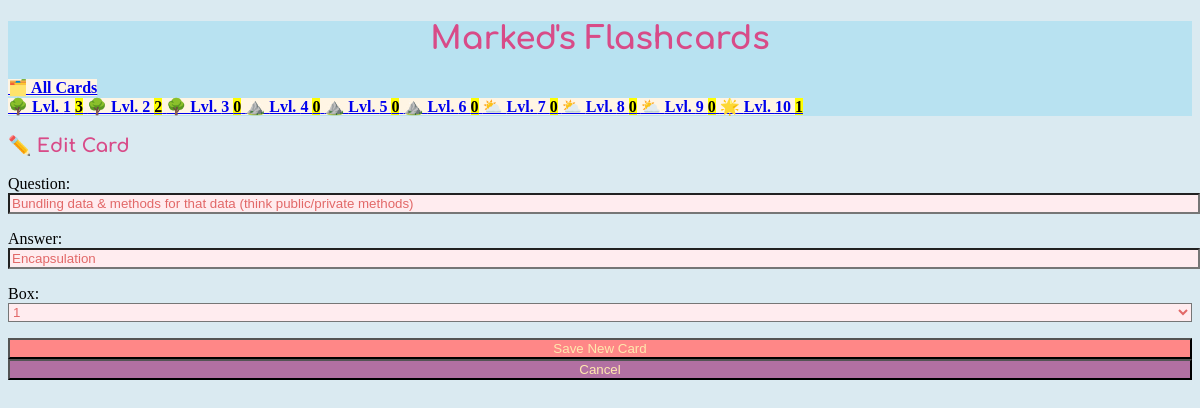
Screenshot of /edit/5 with the database file from the repository.
### cards/models.py (models this page shows, shortened)
class Card(models.Model):
    question = models.CharField(max_length=280)
    answer = models.CharField(max_length=280)
    box = models.IntegerField(
        choices=zip(BOXES, BOXES),
        default=BOXES[0],
    )
    date_created = models.DateTimeField(auto_now_add=True)

### cards/views.py (the view)
class CardUpdateView(CardCreateView, UpdateView):
    success_url = reverse_lazy("card-list")

### cards/templatetags/cards_tags.py (called while the page is built)
@register.inclusion_tag("cards/box_template.html")
def boxes_as_links() -> Dict:
    boxes = []
    for box_num in BOXES:
        card_count = Card.objects.filter(box=box_num).count()
        boxes.append({
            "number": box_num,
            "card_count": card_count,
        })
    return {"boxes": boxes}

### cards/templates/cards/card_form.html (shortened to what this page needs)
{% extends "cards/base.html" %}
{% block content %}
    {% if card %}
        <h3>✏️ Edit Card</h3>
    {% else %}
        <h3>✨ Create New Card</h3>
    {% endif %}
    <form method="POST">
        {{ form.as_p }}
        <input type="submit" value="Save New Card">
    </form>
    <form action='{% url 'card-list' %}'>
        <input type="submit" value="Cancel" id="cancel"/>
    </form>
{% endblock content %}

### static/css/light.css (style rules this page uses)
:root { --accent: #C1EFFF; --accent-bg: white; --bg: #261C2C; --text: #787A91; --text-light: #585858; --border: #d8dae1; --code: #d81b60; --preformatted: #444; }
body { background-color: #DAEAF1; border-bottom: 0px; }
h1, h2, h3 { color: #d84b88; font-family: Comfortaa; }
button, a[role="button"], input[type="submit"] { background-color: #FF8787; color: #FFE9AE; text-decoration: none; font-weight: 500; }
input, select, textarea { width: 100%; background-color: #FFECEF; color: #E26868; font-weight: 500; }
input[id="cancel"] { background-color: #B270A2; }

### rows the page displays
Card: question "Bundling data & methods for that data (think public/private methods)", answer "Encapsulation", box "1"

### other values shown
{{ box.number }} "1" "2" "3" "4" "5" "6" "7" "8" "9" "10"
{{ box.card_count }} "3" "2" "0" "0" "0" "0" "0" "0" "0" "1"
